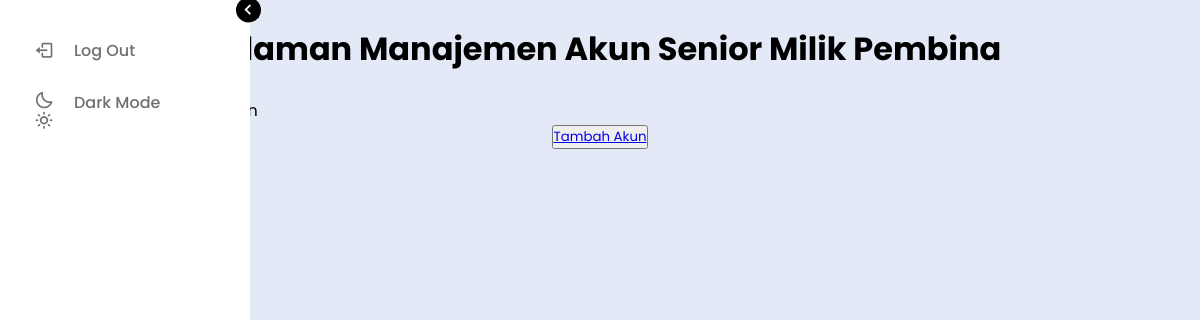
The page /pembina/menu_manajemen_akun_senior.php on the database as committed earlier.
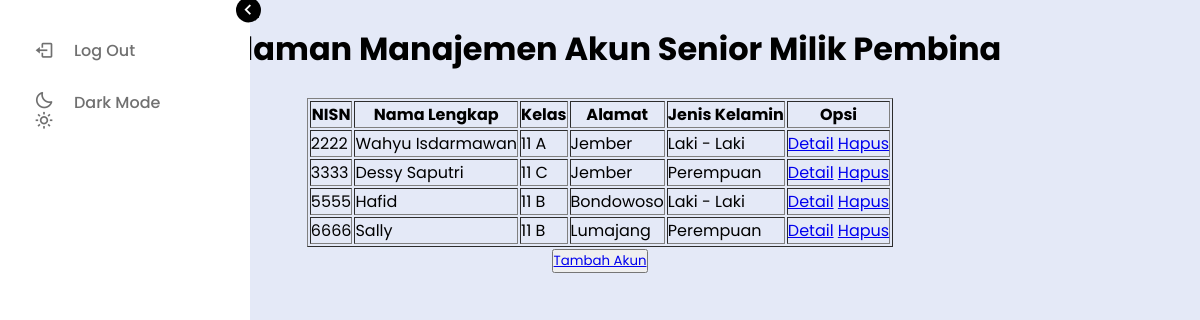
The same page on the database as committed later.
### tables this page shows
CREATE TABLE `siswa` (
  `nisn` int(11) NOT NULL,
  `kelas_id` int(11) NOT NULL,
  `nama` varchar(255) DEFAULT NULL,
  `gender` enum('L','P') DEFAULT NULL,
  `alamat` varchar(255) DEFAULT NULL,
  `email` varchar(255) DEFAULT NULL,
  `no_hp` varchar(15) NOT NULL,
  `password` varchar(255) DEFAULT NULL,
  `status` enum('aktif','tidak') DEFAULT NULL,
  `role` enum('junior','senior','purna') DEFAULT NULL,
  `level` enum('allow','denied') DEFAULT NULL
);

CREATE TABLE `kelas` (
  `id_kelas` int(11) NOT NULL,
  `nama` varchar(255) DEFAULT NULL
);

### pembina/menu_manajemen_akun_senior.php (the view, shortened to what this page needs)
<!DOCTYPE html>
<html lang="en">
<head>
</head>
<body>
    <?php
    include "../main/menu.php";
    ?>
    <center>
    <h1>Halaman Manajemen Akun Senior Milik Pembina</h1>
    </center>
    <br>
    <div class="card-body-table-menu-manajemen-akun-senior">
        <?php
        $query = mysqli_query($db, "SELECT siswa.nisn, siswa.nama, kelas.nama AS kelas, siswa.alamat, siswa.gender FROM siswa join kelas on siswa.kelas_id = kelas.id_kelas WHERE role = 'senior' AND status = 'aktif'");
        if (mysqli_num_rows($query) > 0) {
            ?>
            <table style="margin-left:auto;margin-right:auto" border="1">
                <tr>
                    <th>NISN</th>
                    <th>Nama Lengkap</th>
                    <th>Kelas</th>
                    <th>Alamat</th>
                    <th>Jenis Kelamin</th>
                    <th>Opsi</th>
                </tr>
                <?php
                while ($a = mysqli_fetch_assoc($query)) {
                    $nisnSiswa = $_SESSION['nisnSiswa'] = $a['nisn'];
                    $namaSiswa = $_SESSION['namaSiswa'] = $a['nama'];
                    $kelasSiswa = $_SESSION['kelasSiswa'] = $a['kelas'];
                    $alamatSiswa = $_SESSION['alamatSiswa'] = $a['alamat'];
                    $genderSiswa = $_SESSION['genderSiswa'] = $a['gender'];
                    if ($genderSiswa == 'L') {
                        $genderSiswa = "Laki - Laki";
                    } else {
                        $genderSiswa = "Perempuan";
                    }
                    ?>
                    <tr>
                        <td><?= $nisnSiswa ?></td>
                        <td><?= $namaSiswa ?></td>
                        <td><?= $kelasSiswa ?></td>
                        <td><?= $alamatSiswa ?></td>
                        <td><?= $genderSiswa ?></td>
                        <td>
                            <a href="./menu_manajemen_detail_senior.php?nisn=<?= $nisnSiswa ?>" class='detail'>Detail</a>
                            <a href="?delete&nisn=<?= $nisnSiswa ?>" onclick="return confirm('Apakah kamu yakin ?')">Hapus</a>
                        </td>
                    </tr>
                <?php } ?>
            </table>
        <?php } else {
            echo "<p>Tidak ada data yang ditemukan</p>";
        } ?>
         <center>
        <button type="submit" name="btnTambahSenior" class="custom"><a href="./menu_manajemen_tambah_senior.php">Tambah Akun</a></button>
    </center>
    </div>
</body>
</html>

### main/auth.php (shortened to what this page needs)
<?php
if(!isset($_SESSION['nipAdmin']) AND !isset($_SESSION['roleAdmin']) != 'admin'){
    header("Location: ../index.php");
    exit;
} elseif (!isset($_SESSION['nipAdmin']) AND !isset($_SESSION['roleAdmin']) != 'pembina') {
    header("Location: ../index.php");
    exit;
} elseif (!isset($_SESSION['nisnSiswa']) AND !isset($_SESSION['roleSiswa']) != 'senior') {
    header("Location: ../index.php");
    exit;
} elseif(isset($_SESSION['nipAdmin']) AND isset($_SESSION['roleAdmin']) == 'admin' || 'pembina'){
    $nipAdmin = $_SESSION['nipAdmin'];
    $namaAdmin = $_SESSION['namaAdmin'];
    $usernameAdmin = $_SESSION['usernameAdmin'];
    $passwordAdmin = $_SESSION['passwordAdmin'];
    $role = $_SESSION['roleAdmin'];
} else {
    echo "Gagal autentifikasi di main/auth";
}
?>

### main/menu.php (shortened to what this page needs)
<?php include "../main/auth.php"; ?>
<!DOCTYPE html>
<html lang="en">
  <head>
    <link rel="stylesheet" href="../main/menu.css" />
    <link
      rel="stylesheet"
      href="https://unpkg.com/boxicons@2.1.4/css/boxicons.min.css"
    />
  </head>
  <body>
    <nav class="sidebar">
      <header>
        <i class="bx bx-chevron-right toggle"></i>
      </header>
        <ul class="bottom-content">
          <li class="nav-link">
            <a href="../main/signout.php">
              <i class="bx bx-log-out icons"></i>
              <span class="text nav-text"> Log Out</span>
            </a>
          </li>
          <li class="mode">
            <div class="moon-sun">
              <i class="bx bx-moon icons moon"></i>
              <i class="bx bx-sun icons sun"></i>
            </div>
            <span class="mode-text text">Dark Mode</span>
          </li>
        </ul>
    </nav>
  </body>
</html>

### main/menu.css (style rules this page uses)
* { font-family: "Poppins", "sans-serif"; margin: 0; padding: 0; box-sizing: border-box; }
:root { --body-color: #e4e9f7; --sidebar-color: #fff; --primary-color: #f4f2f2; --primary-color-light: #f4f2f2; --toggle-color: #ddd; --text-color: #707070; --dark-color: #000; --trans-02: all 0.2s ease; --trans-03: all 0.3s ease; --trans-04: all 0.4s ease; --trans-05: all 0.5s ease; }
body { height: 100vh; background-color: var(--body-color); transition: var(--trans-02); }
.sidebar .text { font-size: 16px; font-weight: 500; color: var(--text-color); white-space: unset; opacity: 1; }
.sidebar { position: fixed; top: 0; left: 0px; height: 100%; width: 250px; background-color: var(--sidebar-color); padding: 10px 14px; transition: var(--trans-02); }
.sidebar header { position: relative; }
.sidebar header .toggle { position: absolute; top: 50%; right: -25px; transform: translateY(-50%) rotate(180deg); height: 25px; width: 25px; background-color: var(--dark-color); display: flex; align-items: center; justify-content: center; border-radius: 50%; color: var(--sidebar-color); font-size: 22px; }
.sidebar li { height: 50px; margin-top: 15px; list-style-type: none; display: flex; align-items: left; }
.sidebar li .icons { display: flex; align-items: center; justify-content: center; min-width: 60px; font-size: 20px; }
.sidebar li .icons, .sidebar li .text { color: var(--text-color); transition: var(--trans-03); }
.sidebar li a { height: 100%; width: 100%; text-decoration: none; display: flex; align-items: center; padding-right: 50px; border-radius: 6px; transition: var(--trans-04); text-align: left; }

Rows that differ between the two databases and show on the page:
added siswa: nisn "2222", nama "Wahyu Isdarmawan", kelas.nama "11 A", alamat "Jember", gender "Laki - Laki"
added siswa: nisn "3333", nama "Dessy Saputri", kelas.nama "11 C", alamat "Jember", gender "Perempuan"
added siswa: nisn "5555", nama "Hafid", kelas.nama "11 B", alamat "Bondowoso", gender "Laki - Laki"
added siswa: nisn "6666", nama "Sally", kelas.nama "11 B", alamat "Lumajang", gender "Perempuan"
Other text that changed with them:
text now shown: "NISN Nama Lengkap Kelas Alamat Jenis Kelamin Opsi"
